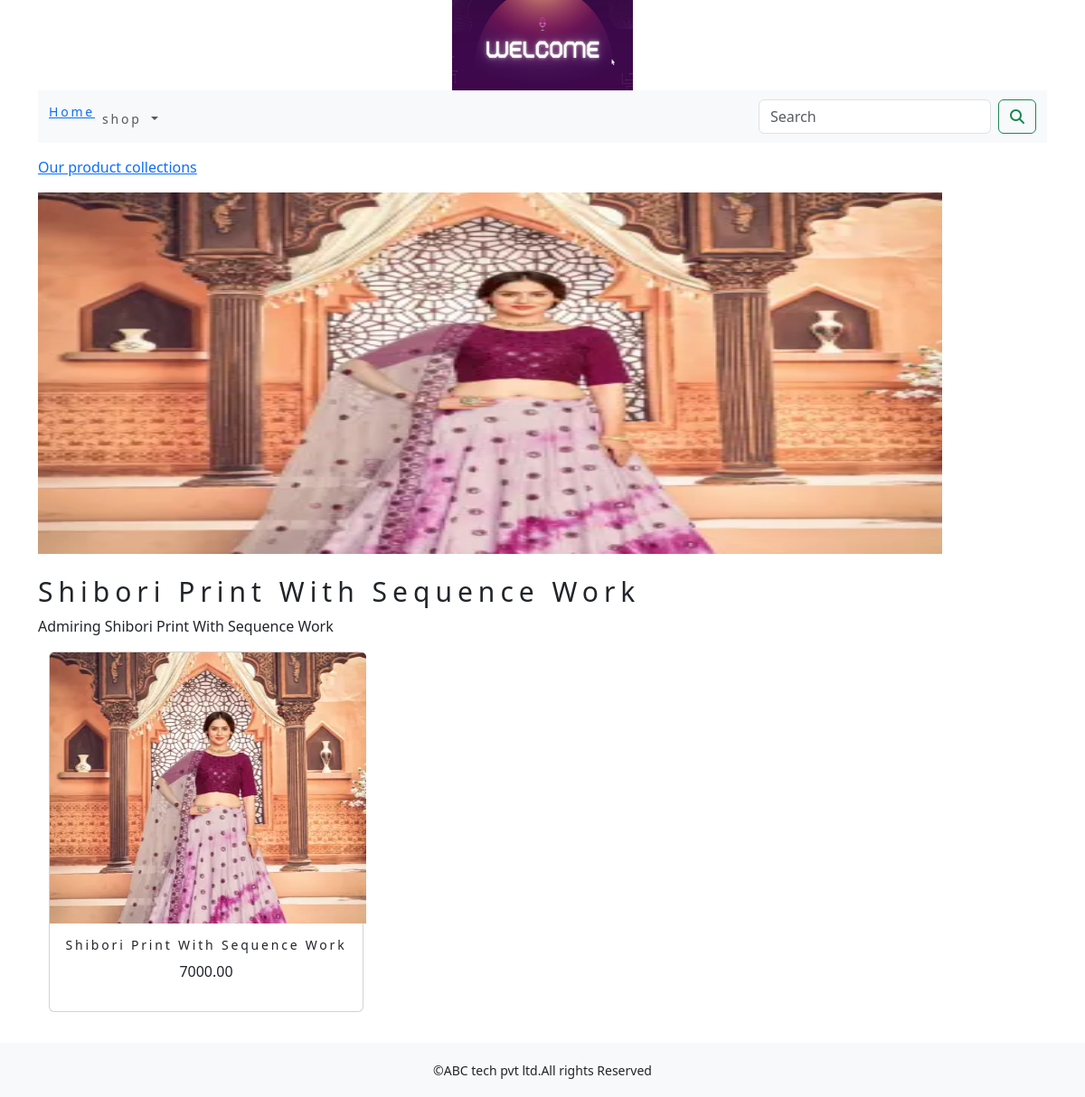
The page /shop/shibori-print-with-sequence-work/ on the database its author committed.
### shopapp/models.py (models this page shows, shortened)
class category(models.Model):
    name=models.CharField(max_length=250,unique=True)
    slug=models.SlugField(max_length=250,unique=True)
    description=models.TextField(blank=True)
    image=models.ImageField(upload_to='category',blank=True)
    class Meta:
        ordering=('name',)
        verbose_name='category'
        verbose_name_plural='categorys'
    def get_url(self):
        return reverse('shopapp:products_by_category', args=[self.slug])

class product(models.Model):
    name=models.CharField(max_length=250,unique=True)
    slug=models.SlugField(max_length=250,unique=True)
    description=models.TextField(blank=True)
    price=models.DecimalField(max_digits=10,decimal_places=2)
    category=models.ForeignKey(category,on_delete=models.CASCADE)
    image=models.ImageField(upload_to='product',blank=True)
    stock=models.IntegerField()
    available=models.BooleanField(default=True)
    created=models.DateTimeField(auto_now_add=True)
    updated=models.DateTimeField(auto_now=True)
    def get_url(self):
        return reverse('shopapp:proCatdetail',args=[self.category.slug,self.slug])
    class Meta:
        ordering = ('name',)
        verbose_name = 'product'
        verbose_name_plural = 'products'

### shopapp/views.py (the view)
# urls.py: path('',views.allprodCat,name='allprodCat'),
def allprodCat(request,c_slug=None):
    c_page=None
    products_list=None
    if c_slug!=None:
        c_page=get_object_or_404(category,slug=c_slug)
        products_list=product.objects.all().filter(category=c_page,available=True)
    else:
        products_list=product.objects.all().filter(available=True)
    paginator=Paginator(products_list,6)
    try:
        page=int(request.GET.get('page','1'))
    except:
        page=1
    try:
        products= paginator.page(page)
    except (EmptyPage,InvalidPage):
        products=paginator.page(paginator.num_pages)
        return render('/')
    return render(request,"category.html",{'category':c_page,'products':products})

### cart/context_processor.py (called while the page is built)
def counter(request):
    item_count=0
    if 'admin' in request.path:
        return {}
    else:
       try:
           cart=Cart.objects.filter(cart_id=_cart_id(request))
           car_items=CartItem.objects.all().filter(cart=cart[:1])
           for cart_item in car_items:
               item_count += cart_item.quantity1
       except Cart.DoesNotExist:
           item_count =0
    return  dict(item_count=item_count)

### cart/views.py (called while the page is built)
def _cart_id(request):
    cart=request.session.session_key
    if not cart:
        cart=request.session.create()
    return cart

### shopapp/cotext_processors.py (called while the page is built)
def menu_links(request):
    links=category.objects.all()
    return dict(links=links)

### templates/category.html (shortened to what this page needs)
{% extends 'base.html' %}
{% load static %}
{% block content %}
{% if category %}
<div>
    <div class="row my_row_class">
        <div class="mx-auto">
        <p><a href="{% url 'shopapp:allprodCat' %}">Our product collections</a></p>
    </div>
        </div>
</div>
{% endif %}
<div class="mx_auto">
    {% if category %}
    <img class="my_image" src="{{category.image.url}}" alt="{{category.name}}" style="width:1000px; height:400px;" >
</div>
  <br>
<div>
    <h1 class="text_center my_title">{{category.name}}</h1>
    <p class="text-justify">{{category.description}}</p>
</div>
{% endif %}
<div class="container">
    <div class="row mx_auto">
        {% for product in products.object_list %}
        <div class="my_bottom_margin col-9 col-sm-12 col-md-4 col-lg-4">
            <div class="card text-center" style="min-width:18rem;">
                <a href="{{product.get_url}}"><img class="card-img-top my_image" src="{{product.image.url}}" alt="{{product.name}}" style="width:350px; height:300px;"></a>
                <div class="card-body">
                    <h4>{{product.name}}</h4>
                    <p>{{product.price}}</p>
                </div>
            </div>
        </div>
        {% endfor %}
    </div>
    <br>
</div>
{% endblock %}

### static/css/custom.css (style rules this page uses)
body { font-family: 'IBM Plex Sans', sans-serif; }
.my_row_class { padding-top:15px; }
.my_image { width:1200px; height:auto; }
.my_title { font-size:30px; text_transform:uppercase; letter-spacing:.2em; }
.my_bottom_margin { margin-bottom:10px; }
.card-body h4 { font-size:14px; text_transform:uppercase; letter-spacing:.2em }

### rows shown on the page
category: image (picture), name "Shibori Print With Sequence Work", description "Admiring Shibori Print With Sequence Work"
product: image (picture), name "Shibori Print With Sequence Work", price "7000.00"
